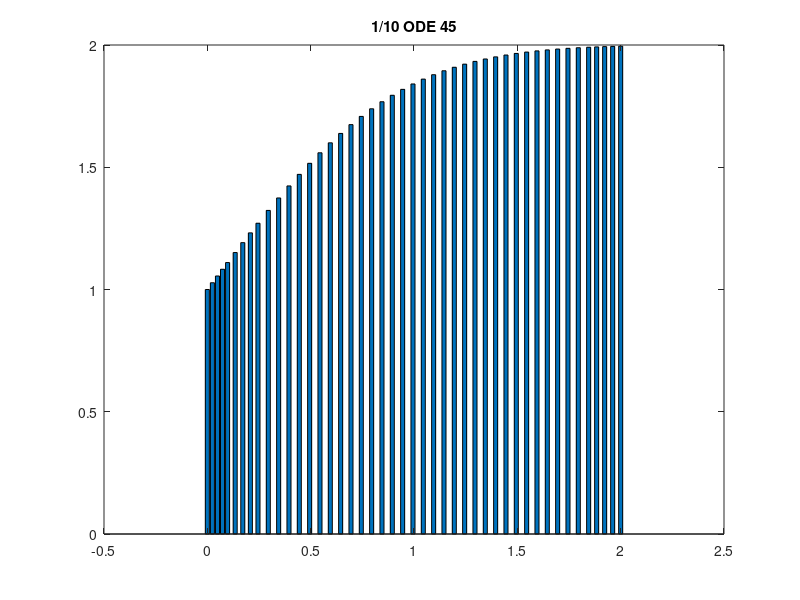
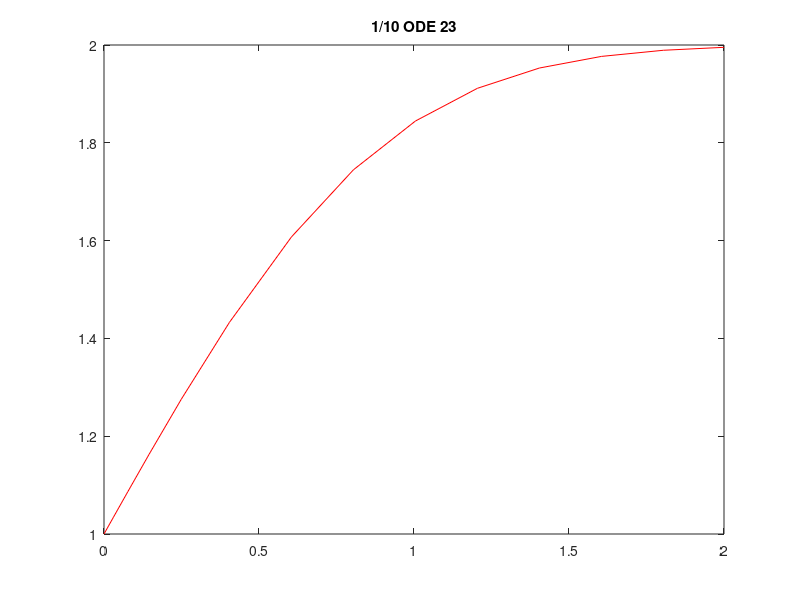

The MATLAB script that drew these images, in order: (Note: this script raises an error after producing the figures.)
f = @(x,y) (2*exp(-x^2))/sqrt(pi);

options = odeset('RelTol', 10^(-1));


[x1,y1] = ode45(f,[0 2], 1);
figure(1);
bar(x1,y1)
title('1/10 ODE 45')
hold on
z1 = erf(x1);


[x2,y2] = ode23(f,[0 2], 1);
figure(2);
plot(x2,y2,'-red')
title('1/10 ODE 23')


[x3,y3] = ode113(f,[0 2], 1);
figure(3);
plot(x3,y3,'-red')
title('1/10 ODE 113')
%end

options = odeset('RelTol', 10^(-4));
ode45(f, [0 2],0);

[x4,y4] = ode45(f,[0 2], 1);
figure(4);
plot(x4,y4,'-green')
title('1/10^7 ODE 45')

[x2,y2] = ode23(f,[0 2], 1);
figure(5);
plot(x2,y2,'-red')
title('1/10 ODE 23')


[x4,y4] = ode113(f,[0 2], 1);
figure(6);
plot(x3,y3,'-red')
title('1/10^^7 ODE 113')




options = odeset('RelTol', 10^(-7));
ode45(f, [0 2],0);

[x4,y4] = ode45(f,[0 2], 1);
figure(4);
plot(x4,y4,'-green')
title('1/10 ODE 45')

[x5,y5] = ode23(f,[0 2], 1);
figure(5);
plot(x5,y5,'-red')
title('1/10 ODE 23')


[x6,y6] = ode113(f,[0 2], 1);
figure(6);
plot(x6,y6,'-red')
title('1/10^^7 ODE 113')



options = odeset('RelTol', 10^(-10));
ode45(f, [0 2],0);


options = odeset('RelTol', 10^(-13));
ode45(f, [0 2],0);



